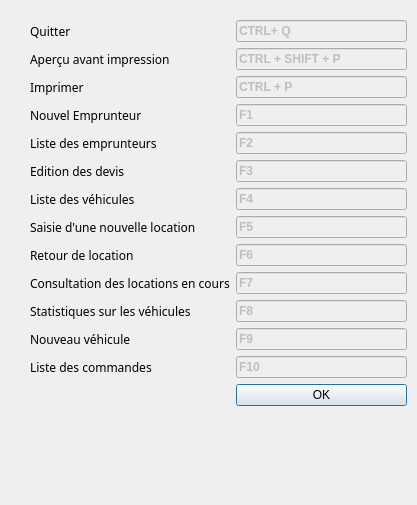
<?xml version="1.0" encoding="UTF-8"?>
<ui version="4.0">
 <class>AideDialog</class>
 <widget class="QDialog" name="AideDialog">
  <property name="geometry">
   <rect>
    <x>0</x>
    <y>0</y>
    <width>417</width>
    <height>505</height>
   </rect>
  </property>
  <property name="windowTitle">
   <string>Dialog</string>
  </property>
  <widget class="QWidget" name="formLayoutWidget">
   <property name="geometry">
    <rect>
     <x>30</x>
     <y>20</y>
     <width>377</width>
     <height>471</height>
    </rect>
   </property>
   <layout class="QFormLayout" name="formLayout">
    <property name="fieldGrowthPolicy">
     <enum>QFormLayout::AllNonFixedFieldsGrow</enum>
    </property>
    <item row="0" column="0">
     <widget class="QLabel" name="label">
      <property name="font">
       <font>
        <family>Raavi</family>
        <pointsize>9</pointsize>
        <weight>50</weight>
        <italic>false</italic>
        <bold>false</bold>
       </font>
      </property>
      <property name="text">
       <string>Quitter</string>
      </property>
     </widget>
    </item>
    <item row="0" column="1">
     <widget class="QLineEdit" name="lineEdit">
      <property name="enabled">
       <bool>false</bool>
      </property>
      <property name="font">
       <font>
        <weight>75</weight>
        <bold>true</bold>
       </font>
      </property>
      <property name="text">
       <string>CTRL+ Q</string>
      </property>
     </widget>
    </item>
    <item row="1" column="0">
     <widget class="QLabel" name="label_2">
      <property name="font">
       <font>
        <family>Raavi</family>
        <pointsize>9</pointsize>
        <weight>50</weight>
        <italic>false</italic>
        <bold>false</bold>
       </font>
      </property>
      <property name="text">
       <string>Aperçu avant impression </string>
      </property>
     </widget>
    </item>
    <item row="1" column="1">
     <widget class="QLineEdit" name="lineEdit_10">
      <property name="enabled">
       <bool>false</bool>
      </property>
      <property name="font">
       <font>
        <weight>75</weight>
        <bold>true</bold>
       </font>
      </property>
      <property name="text">
       <string>CTRL + SHIFT + P</string>
      </property>
     </widget>
    </item>
    <item row="2" column="0">
     <widget class="QLabel" name="label_3">
      <property name="font">
       <font>
        <family>Raavi</family>
        <pointsize>9</pointsize>
        <weight>50</weight>
        <italic>false</italic>
        <bold>false</bold>
       </font>
      </property>
      <property name="text">
       <string>Imprimer</string>
      </property>
     </widget>
    </item>
    <item row="2" column="1">
     <widget class="QLineEdit" name="lineEdit_2">
      <property name="enabled">
       <bool>false</bool>
      </property>
      <property name="font">
       <font>
        <weight>75</weight>
        <bold>true</bold>
       </font>
      </property>
      <property name="text">
       <string>CTRL + P</string>
      </property>
     </widget>
    </item>
    <item row="3" column="0">
     <widget class="QLabel" name="label_4">
      <property name="font">
       <font>
        <family>Raavi</family>
        <pointsize>9</pointsize>
        <weight>50</weight>
        <italic>false</italic>
        <bold>false</bold>
       </font>
      </property>
      <property name="text">
       <string>Nouvel Emprunteur</string>
      </property>
     </widget>
    </item>
    <item row="3" column="1">
     <widget class="QLineEdit" name="lineEdit_3">
      <property name="enabled">
       <bool>false</bool>
      </property>
      <property name="font">
       <font>
        <weight>75</weight>
        <bold>true</bold>
       </font>
      </property>
      <property name="text">
       <string>F1</string>
      </property>
     </widget>
    </item>
    <item row="4" column="0">
     <widget class="QLabel" name="label_5">
      <property name="font">
       <font>
        <family>Raavi</family>
        <pointsize>9</pointsize>
        <weight>50</weight>
        <italic>false</italic>
        <bold>false</bold>
       </font>
      </property>
      <property name="text">
       <string>Liste des emprunteurs</string>
      </property>
     </widget>
    </item>
    <item row="4" column="1">
     <widget class="QLineEdit" name="lineEdit_4">
      <property name="enabled">
       <bool>false</bool>
      </property>
      <property name="font">
       <font>
        <weight>75</weight>
        <bold>true</bold>
       </font>
      </property>
      <property name="text">
       <string>F2</string>
      </property>
     </widget>
    </item>
    <item row="5" column="0">
     <widget class="QLabel" name="label_6">
      <property name="font">
       <font>
        <family>Raavi</family>
        <pointsize>9</pointsize>
        <weight>50</weight>
        <italic>false</italic>
        <bold>false</bold>
       </font>
      </property>
      <property name="text">
       <string>Edition des devis</string>
      </property>
     </widget>
    </item>
    <item row="5" column="1">
     <widget class="QLineEdit" name="lineEdit_5">
      <property name="enabled">
       <bool>false</bool>
      </property>
      <property name="font">
       <font>
        <weight>75</weight>
        <bold>true</bold>
       </font>
      </property>
      <property name="text">
       <string>F3</string>
      </property>
     </widget>
    </item>
    <item row="6" column="0">
     <widget class="QLabel" name="label_7">
      <property name="font">
       <font>
        <family>Raavi</family>
        <pointsize>9</pointsize>
        <weight>50</weight>
        <italic>false</italic>
        <bold>false</bold>
       </font>
      </property>
      <property name="text">
       <string>Liste des véhicules</string>
      </property>
     </widget>
    </item>
    <item row="6" column="1">
     <widget class="QLineEdit" name="lineEdit_6">
      <property name="enabled">
       <bool>false</bool>
      </property>
      <property name="font">
       <font>
        <weight>75</weight>
        <bold>true</bold>
       </font>
      </property>
      <property name="text">
       <string>F4</string>
      </property>
     </widget>
    </item>
    <item row="7" column="0">
     <widget class="QLabel" name="label_8">
      <property name="font">
       <font>
        <family>Raavi</family>
        <pointsize>9</pointsize>
        <weight>50</weight>
        <italic>false</italic>
        <bold>false</bold>
       </font>
      </property>
      <property name="text">
       <string>Saisie d'une nouvelle location</string>
      </property>
     </widget>
    </item>
    <item row="7" column="1">
     <widget class="QLineEdit" name="lineEdit_7">
      <property name="enabled">
       <bool>false</bool>
      </property>
      <property name="font">
       <font>
        <weight>75</weight>
        <bold>true</bold>
       </font>
      </property>
      <property name="text">
       <string>F5</string>
      </property>
     </widget>
    </item>
    <item row="8" column="0">
     <widget class="QLabel" name="label_9">
      <property name="font">
       <font>
        <family>Raavi</family>
        <pointsize>9</pointsize>
        <weight>50</weight>
        <italic>false</italic>
        <bold>false</bold>
       </font>
      </property>
      <property name="text">
       <string>Retour de location</string>
      </property>
     </widget>
    </item>
    <item row="8" column="1">
     <widget class="QLineEdit" name="lineEdit_8">
      <property name="enabled">
       <bool>false</bool>
      </property>
      <property name="font">
       <font>
        <weight>75</weight>
        <bold>true</bold>
       </font>
      </property>
      <property name="text">
       <string>F6</string>
      </property>
     </widget>
    </item>
    <item row="9" column="0">
     <widget class="QLabel" name="label_10">
      <property name="font">
       <font>
        <family>Raavi</family>
        <pointsize>9</pointsize>
        <weight>50</weight>
        <italic>false</italic>
        <bold>false</bold>
       </font>
      </property>
      <property name="text">
       <string>Consultation des locations en cours</string>
      </property>
     </widget>
    </item>
    <item row="9" column="1">
     <widget class="QLineEdit" name="lineEdit_9">
      <property name="enabled">
       <bool>false</bool>
      </property>
      <property name="font">
       <font>
        <weight>75</weight>
        <bold>true</bold>
       </font>
      </property>
      <property name="text">
       <string>F7</string>
      </property>
     </widget>
    </item>
    <item row="10" column="0">
     <widget class="QLabel" name="label_11">
      <property name="font">
       <font>
        <family>Raavi</family>
        <pointsize>9</pointsize>
        <weight>50</weight>
        <italic>false</italic>
        <bold>false</bold>
       </font>
      </property>
      <property name="text">
       <string>Statistiques sur les véhicules</string>
      </property>
     </widget>
    </item>
    <item row="10" column="1">
     <widget class="QLineEdit" name="lineEdit_11">
      <property name="enabled">
       <bool>false</bool>
      </property>
      <property name="font">
       <font>
        <weight>75</weight>
        <bold>true</bold>
       </font>
      </property>
      <property name="text">
       <string>F8</string>
      </property>
     </widget>
    </item>
    <item row="11" column="0">
     <widget class="QLabel" name="label_12">
      <property name="font">
       <font>
        <family>Raavi</family>
        <pointsize>9</pointsize>
        <weight>50</weight>
        <italic>false</italic>
        <bold>false</bold>
       </font>
      </property>
      <property name="text">
       <string>Nouveau véhicule</string>
      </property>
     </widget>
    </item>
    <item row="11" column="1">
     <widget class="QLineEdit" name="lineEdit_12">
      <property name="enabled">
       <bool>false</bool>
      </property>
      <property name="font">
       <font>
        <weight>75</weight>
        <bold>true</bold>
       </font>
      </property>
      <property name="text">
       <string>F9</string>
      </property>
     </widget>
    </item>
    <item row="12" column="0">
     <widget class="QLabel" name="label_13">
      <property name="font">
       <font>
        <family>Raavi</family>
        <pointsize>9</pointsize>
        <weight>50</weight>
        <italic>false</italic>
        <bold>false</bold>
       </font>
      </property>
      <property name="text">
       <string>Liste des commandes</string>
      </property>
     </widget>
    </item>
    <item row="12" column="1">
     <widget class="QLineEdit" name="lineEdit_13">
      <property name="enabled">
       <bool>false</bool>
      </property>
      <property name="font">
       <font>
        <weight>75</weight>
        <bold>true</bold>
       </font>
      </property>
      <property name="text">
       <string>F10</string>
      </property>
     </widget>
    </item>
    <item row="13" column="1">
     <widget class="QPushButton" name="pushButton">
      <property name="text">
       <string>OK</string>
      </property>
     </widget>
    </item>
   </layout>
  </widget>
 </widget>
 <resources/>
 <connections>
  <connection>
   <sender>pushButton</sender>
   <signal>clicked()</signal>
   <receiver>AideDialog</receiver>
   <slot>close()</slot>
   <hints>
    <hint type="sourcelabel">
     <x>270</x>
     <y>369</y>
    </hint>
    <hint type="destinationlabel">
     <x>184</x>
     <y>198</y>
    </hint>
   </hints>
  </connection>
 </connections>
</ui>
